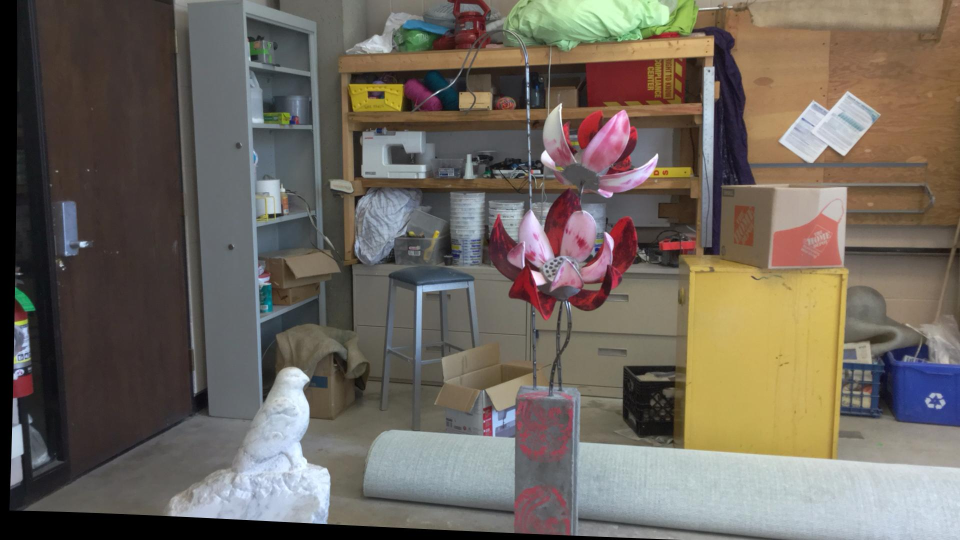
#> input picture LabsOIIS/FifthLab/fifth_lab/img/left.jpg, 1920 x 1080 px, given in place of left.jpeg, which was not available (shown at 1/2 size)
$ python app.py
#> lines starting #> are read from the running program, lines starting #| are printed output that depends on the picture; pictures that were not available may be replaced by others from this repository, and a replacement may not be noted
from pathlib import Path
import cv2
import numpy as np
import sys

IMG_DIR = Path("img")
ALLOWED_EXT = {".jpg", ".jpeg", ".png", ".bmp", ".tif", ".tiff", ".webp"}

def find_two_images(folder: Path):
    if not folder.exists() or not folder.is_dir():
        raise FileNotFoundError(f"Папка не найдена: {folder.resolve()}")
    left = None
    right = None
    for name in ("left","LEFT","Left"):
        for ext in ALLOWED_EXT:
            p = folder / f"{name}{ext}"
            if p.exists():
                left = p
                break
        if left: break
    for name in ("right","RIGHT","Right"):
        for ext in ALLOWED_EXT:
            p = folder / f"{name}{ext}"
            if p.exists():
                right = p
                break
        if right: break

    files = sorted([p for p in folder.iterdir() if p.suffix.lower() in ALLOWED_EXT])
    if left and right:
        return left, right
    if len(files) >= 2:
        return files[0], files[1]
    raise FileNotFoundError(f"Нужно как минимум 2 изображения в {folder} (поддерживаемые расширения: {ALLOWED_EXT})")

def read_and_match_size(p_left: Path, p_right: Path):
    L = cv2.imread(str(p_left), cv2.IMREAD_COLOR)
#> L is the input picture: shape (1080, 1920, 3); mean B, G, R 93.5, 102.6, 110.3
    R = cv2.imread(str(p_right), cv2.IMREAD_COLOR)
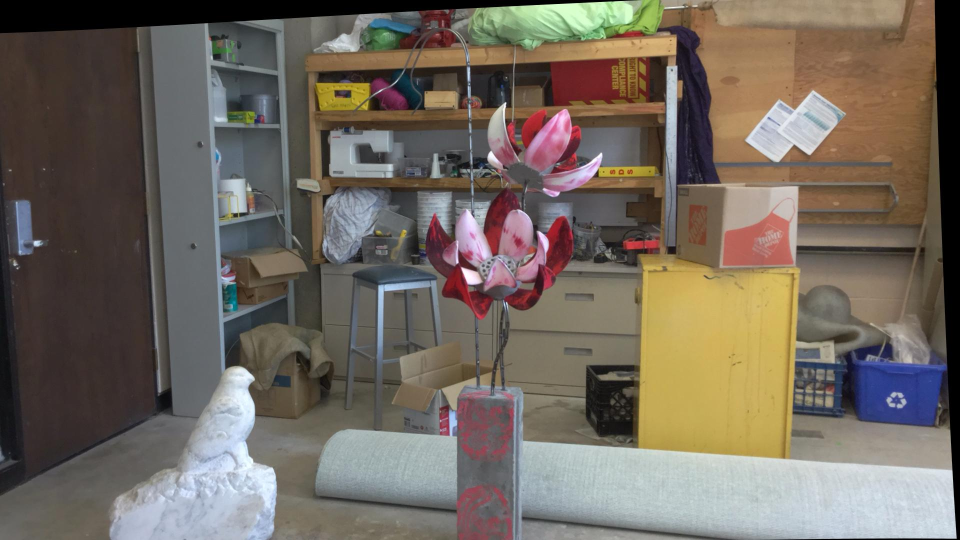
#> input picture LabsOIIS/FifthLab/fifth_lab/img/right.jpg, 1920 x 1080 px, given in place of right.jpeg, which was not available (shown at 1/2 size)
#> R is the input picture: shape (1080, 1920, 3); mean B, G, R 94.8, 104.7, 113.5
    if L is None or R is None:
        raise IOError("Не удалось прочитать одно из изображений.")
    h, w = L.shape[:2]
#> h = 1080; w = 1920
    if R.shape[0:2] != (h, w):
        R = cv2.resize(R, (w, h), interpolation=cv2.INTER_AREA)
    return L, R

def shift_image_horiz(img, shift):
#> called with shift = 0
    h, w = img.shape[:2]
#> h = 1080; w = 1920
    out = np.zeros_like(img)
    if shift == 0:
        return img.copy()
    if shift > 0:
        out[:, shift:w] = img[:, 0:w-shift]
    else:
        s = -shift
        out[:, 0:w-s] = img[:, s:w]
    return out

def make_anaglyph(left, right, shift=0):
    Rshift = shift_image_horiz(right, shift)
    B_right = Rshift[:, :, 0]
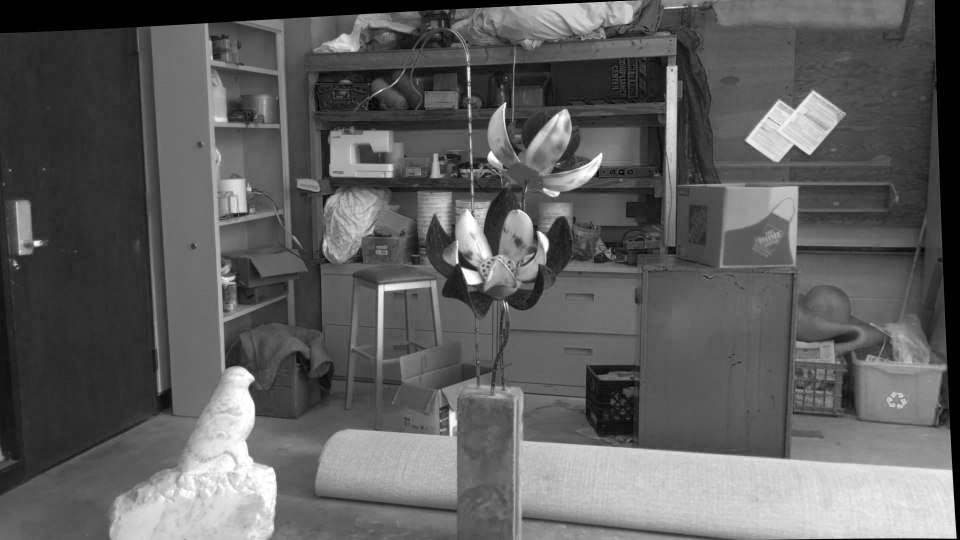
#> B_right: shape (1080, 1920) (shown at 1/2 size); min 0, max 255, mean 94.8
    G_right = Rshift[:, :, 1]
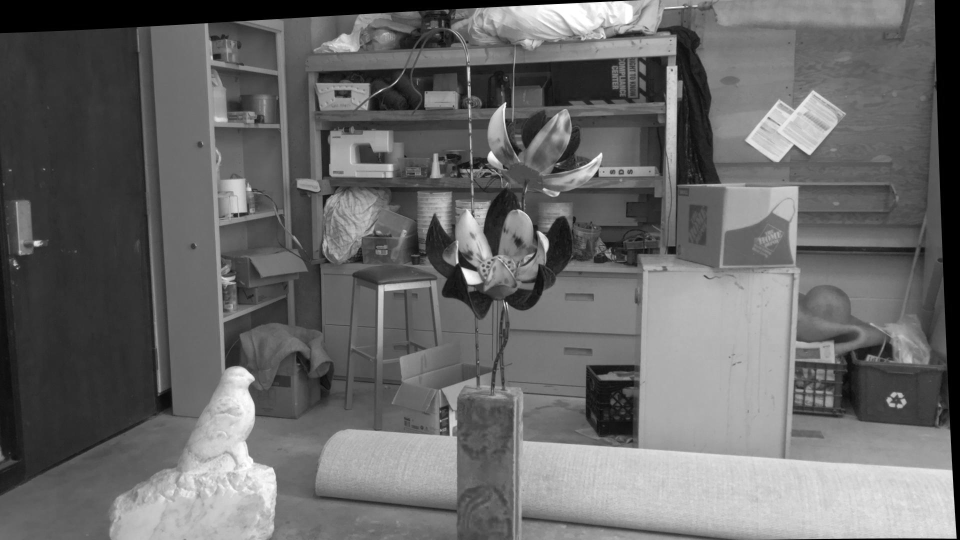
#> G_right: shape (1080, 1920) (shown at 1/2 size); min 0, max 255, mean 104.7
    R_left = left[:, :, 2]
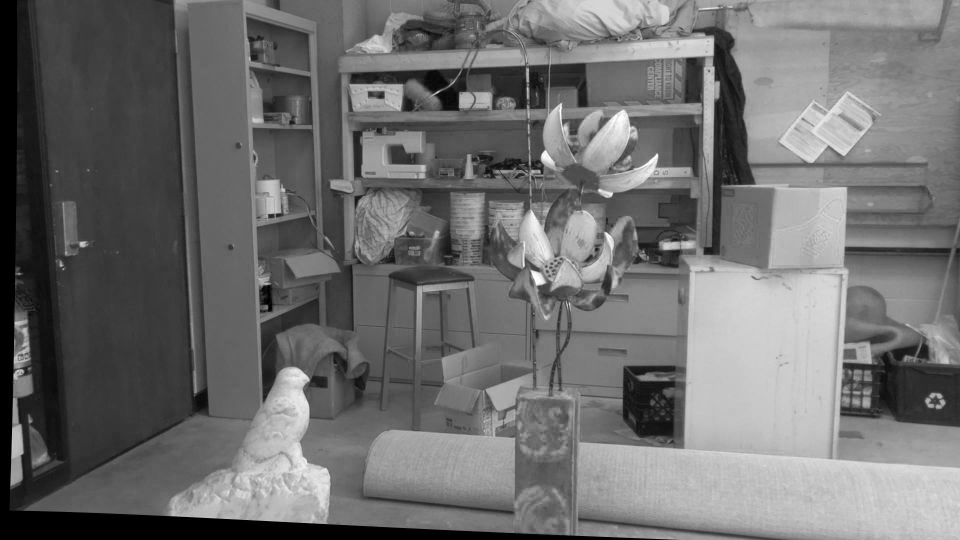
#> R_left: shape (1080, 1920) (shown at 1/2 size); min 0, max 255, mean 110.3
    anag = cv2.merge((B_right, G_right, R_left))
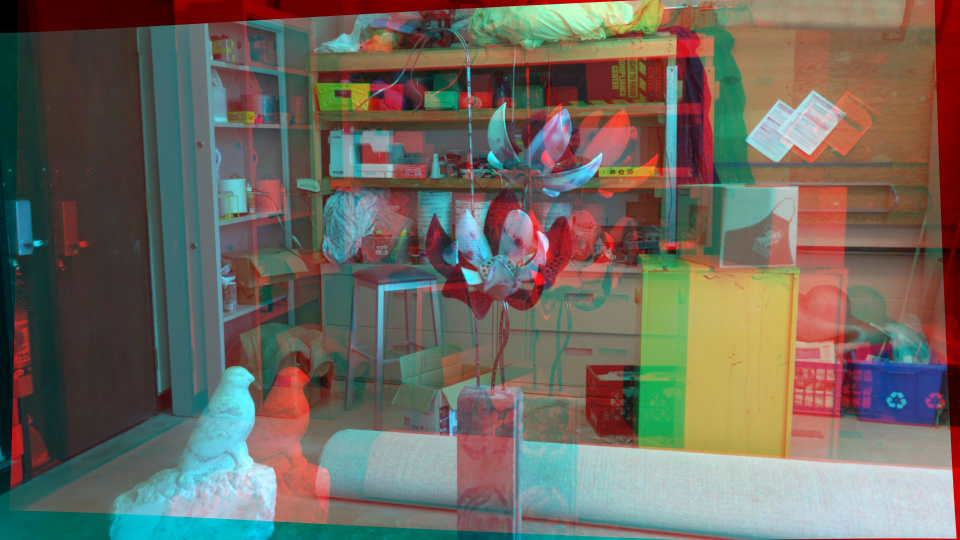
#> anag: shape (1080, 1920, 3) (shown at 1/2 size); mean of channels 0, 1, 2 94.8, 104.7, 110.3; drawn as B, G, R
    return anag

def make_side_by_side(left, right):
    return np.hstack((left, right))
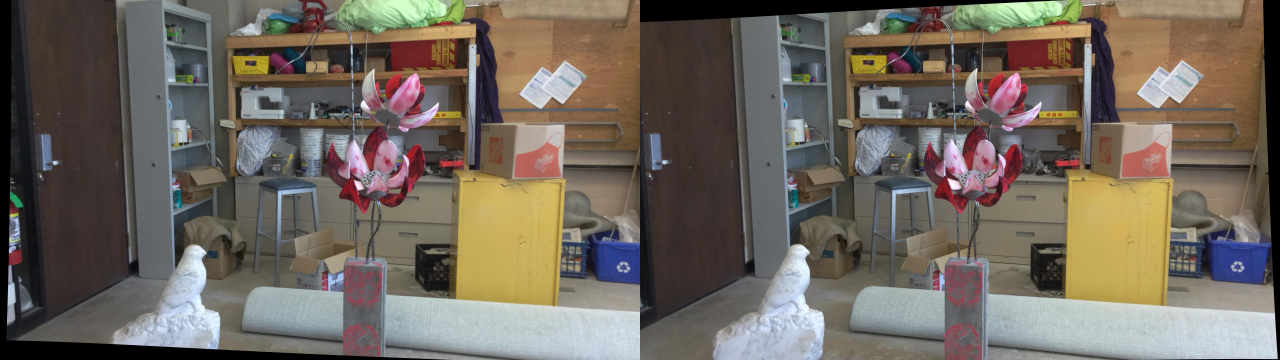
#> returned value: shape (1080, 3840, 3) (shown at 1/3 size); mean of channels 0, 1, 2 94.1, 103.7, 111.9; drawn as B, G, R

def main():
    try:
        p_left, p_right = find_two_images(IMG_DIR)
    except Exception as e:
        print("Ошибка:", e)
        sys.exit(1)

    left, right = read_and_match_size(p_left, p_right)
    print("Использую:")
    print("  left :", p_left.name)
    print("  right:", p_right.name)

    results_dir = IMG_DIR.resolve().parent / "results"
    results_dir.mkdir(parents=True, exist_ok=True)

    win_name = "Anaglyph (use trackbar to change shift, s=save, q/Esc=quit)"
    cv2.namedWindow(win_name, cv2.WINDOW_NORMAL)
    cv2.namedWindow("Side-by-Side", cv2.WINDOW_NORMAL)

    def nothing(x): pass
    cv2.createTrackbar("shift", win_name, 100, 200, nothing)

    last_pos = -999
    saved = False
    while True:
        pos = cv2.getTrackbarPos("shift", win_name)
        shift = pos - 100
        if pos != last_pos:
            anag = make_anaglyph(left, right, shift=shift)
            side = make_side_by_side(left, right)
            cv2.imshow(win_name, anag)
            cv2.imshow("Side-by-Side", side)
            last_pos = pos

        key = cv2.waitKey(50) & 0xFF
#> (key q is pressed here)
        if key == ord('q') or key == 27:
            break
        if key == ord('s'):
            anag_name = f"anaglyph_{p_left.stem}_{p_right.stem}_shift{shift}.png"
            side_name = f"sidebyside_{p_left.stem}_{p_right.stem}.png"
            cv2.imwrite(str(results_dir / anag_name), anag)
            cv2.imwrite(str(results_dir / side_name), side)
            print(f"Сохранено: {results_dir / anag_name}")
            print(f"Сохранено: {results_dir / side_name}")
            saved = True

    cv2.destroyAllWindows()
    if saved:
        print("Готово. Результаты в:", results_dir)
    else:
        print("Выход. (Если хотите сохранить результат — нажмите 's' перед выходом.)")

if __name__ == "__main__":
    main()
